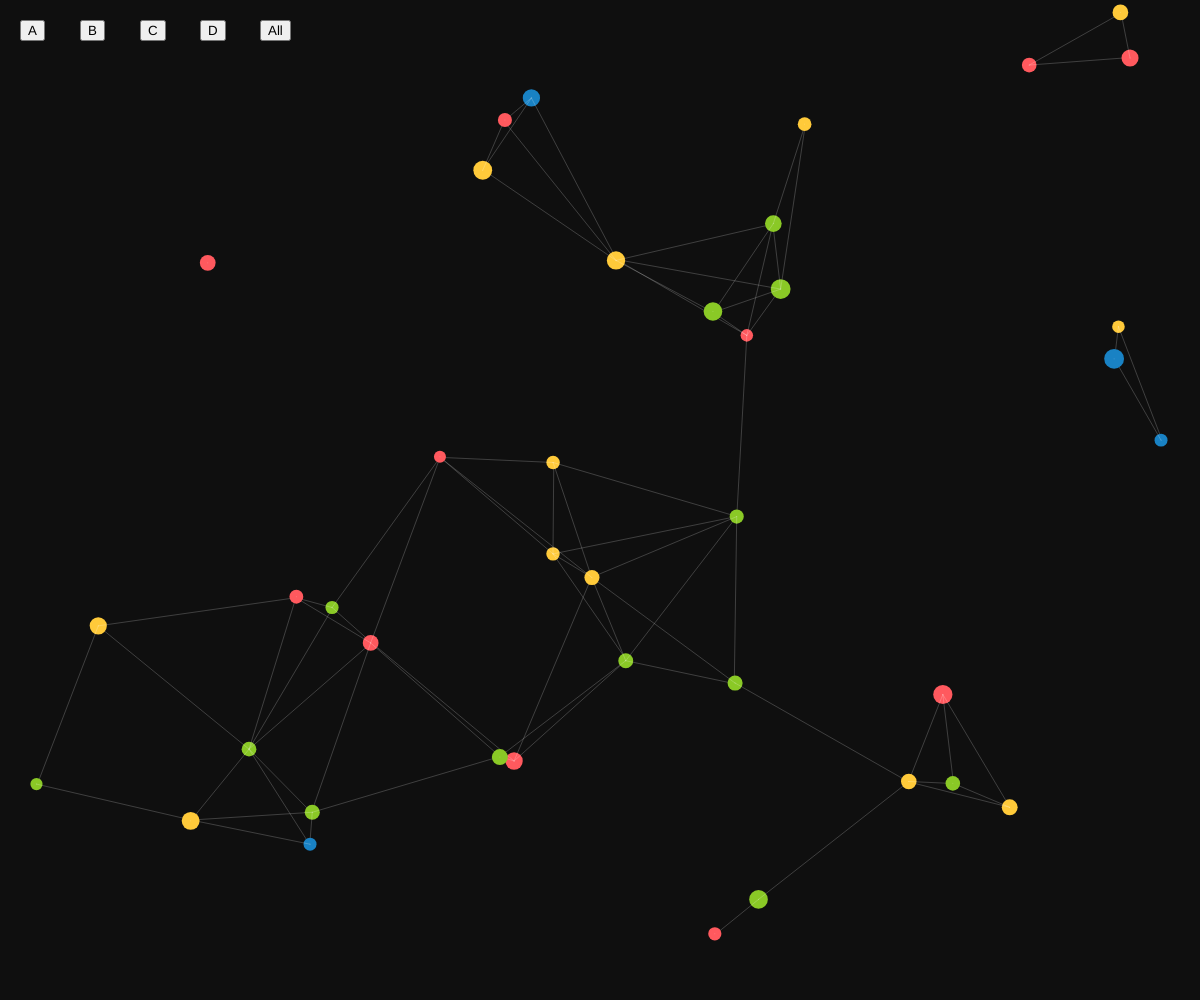
Frame 1 (no input)
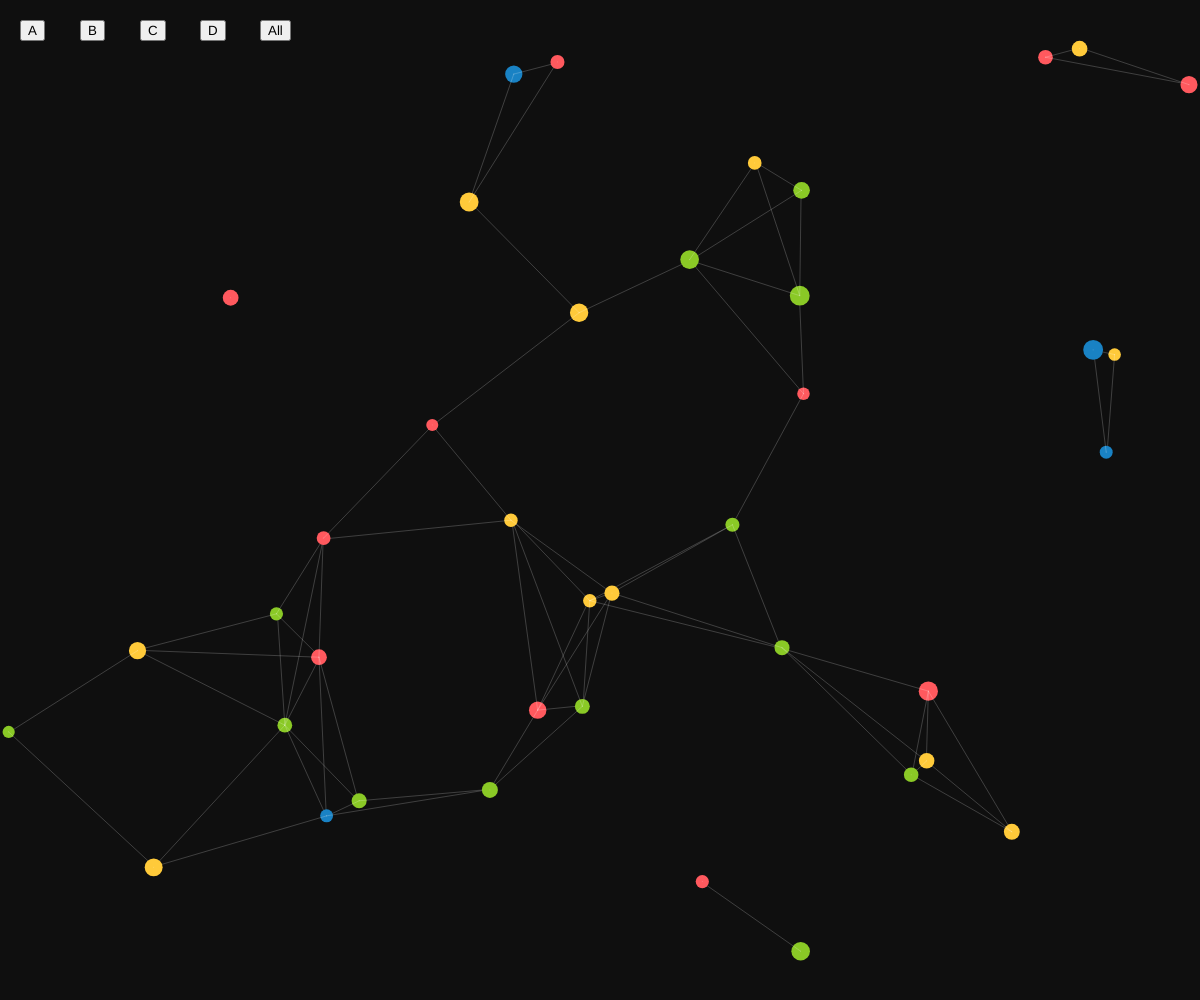
Frame 60 (no input)
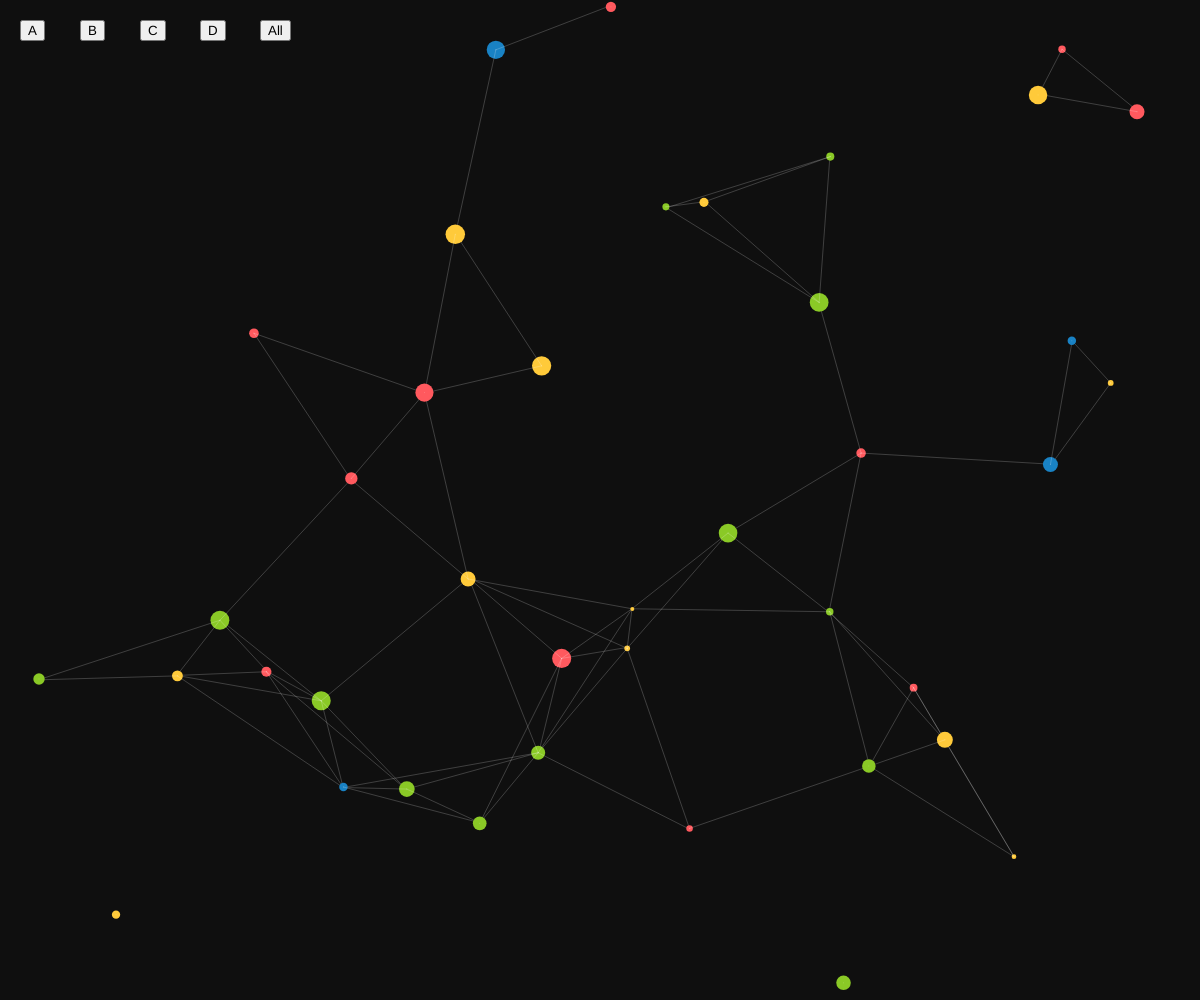
Frame 120 (the mouse pressed at the canvas centre since frame 60)

The p5.js sketch that drew these frames (run headless with seeded random() and noise() and a simulated clock; from frame 60 on, the mouse is pressed at the canvas centre):

// p5.js sketch
// ── sketch.js
// categories and their colors
let categories = {
  "A": "#ff595e",
  "B": "#1982c4",
  "C": "#8ac926",
  "D": "#ffca3a"
};

// particle class
class Particle {
  constructor(label, category) {
    this.x = random(0, width);
    this.y = random(0, height);
    this.r = random(6, 10);
    this.category = category;
    this.label = label;
    this.xSpeed = random(-1, 1);
    this.ySpeed = random(-1, 1);
  }

  createParticle() {
    noStroke();
    fill(categories[this.category]);
    circle(this.x, this.y, this.r * 2);
  }

  moveParticle() {
   this.x += this.xSpeed;
    this.y += this.ySpeed;

    // bounce off canvas edges
    if (this.x - this.r < 2 || this.x + this.r > width) this.xSpeed *= -1;
    if (this.y - this.r < 0 || this.y + this.r > height) this.ySpeed *= -1;
  }

  joinParticles(particles) {
    particles.forEach(element => {
      let dis = dist(this.x, this.y, element.x, element.y);
      if (dis < 200) {
        stroke('rgba(255,255,255,0.2)');
        strokeWeight(1);
        line(this.x, this.y, element.x, element.y);
      }
    });
  }

  isHovered(mx, my) {
    return dist(mx, my, this.x, this.y) < this.r + 2;
  }

  showTooltip() {
    fill(255);
    noStroke(0);
    textSize(14);
    textAlign(LEFT, BOTTOM);
    text(this.label + " (" + this.category + ")", this.x + 5, this.y - 10);
  }
}

let particles = [];
let currentFilter = "All";

function setup() {
  createCanvas(windowWidth, windowHeight);

  // create filter buttons
  let cats = Object.keys(categories);
  cats.forEach((cat, i) => {
    let btn = createButton(cat);
    btn.position(20 + i * 60, 20);
    btn.mousePressed(() => currentFilter = cat);
  });

  let btnAll = createButton("All");
  btnAll.position(20 + cats.length * 60, 20);
  btnAll.mousePressed(() => currentFilter = "All");

  // create particles
  for (let i = 0; i < 40; i++) {
    let cat = random(cats);
    let label = "Point " + (i + 1);
    particles.push(new Particle(label, cat));
  }
}

function draw() {
  background('#0f0f0f');

  // filter visible particles
  let visibleParticles = particles.filter(p => currentFilter === "All" || p.category === currentFilter);

  for (let i = 0; i < visibleParticles.length; i++) {
    let p = visibleParticles[i];
    p.moveParticle();
    p.createParticle();
    p.joinParticles(visibleParticles.slice(i));

    if (p.isHovered(mouseX, mouseY)) {
      p.showTooltip();
    }
  }
}

function mousePressed() {
  for (let p of particles) {
    if (p.isHovered(mouseX, mouseY)) {
      console.log(`Clicked ${p.label} (Category: ${p.category})`);
      p.r = 12;
    } else {
      p.r = random(2, 10);
    }
  }
}

// ── style.css
html, body {
  margin: 0;
  padding: 0;
}
canvas {
  display: block;
}

/* CATEGORY BUTTONS CONTAINER */
#category-container {
  position: absolute;
  top: 20px;
  left: 20px;
  display: flex;       /* horizontal row */
  gap: 10px;           /* space between buttons */
  flex-wrap: wrap;     /* wrap to next line if needed */
  z-index: 10;         /* above canvas */
}

/* LAYOUT BUTTONS CONTAINER */
#layout-container {
  position: absolute;
  top: 20px;           /* below category buttons */
  right: 20px;
  display: flex;
  gap: 10px;
  flex-wrap: wrap;
  z-index: 10;
}

/* CATEGORY BUTTONS STYLE */
.category-btn {
  background-color: #222;
  color: #fff;
  font-family: Verdana, sans-serif;
  font-size: 14px;
  padding: 6px 12px;
  border: none;
  border-radius: 6px;
  cursor: pointer;
  transition: 0.2s;
}

.category-btn:hover { background-color: #555; }

/* LAYOUT BUTTONS STYLE */
.layout-btn {
  background-color: #444;
  color: #fff;
  font-family: Verdana, sans-serif;
  font-size: 14px;
  padding: 6px 12px;
  border: none;
  border-radius: 6px;
  cursor: pointer;
  transition: 0.2s;
}

.layout-btn:hover { background-color: #666; }


/* Tooltip */
#tooltip {
  position: absolute;
  pointer-events: none;
  background-color: rgba(0,0,0,0.8);
  color: white;
  padding: 10px;
  border-radius: 8px;
  max-width: 300px;
  font-family: Verdana, sans-serif;
  font-size: 14px;
  line-height: 1.3;
  box-shadow: 2px 2px 8px rgba(0,0,0,0.5);
  display: none;
   z-index: 10;        /* above canvas */
}
